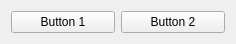
<?xml version="1.0" encoding="UTF-8"?>
<ui version="4.0">
 <class>DoubleButton</class>
 <widget class="QWidget" name="DoubleButton">
  <property name="geometry">
   <rect>
    <x>0</x>
    <y>0</y>
    <width>236</width>
    <height>41</height>
   </rect>
  </property>
  <property name="windowTitle">
   <string>Form</string>
  </property>
  <layout class="QGridLayout" name="gridLayout">
   <item row="0" column="1">
    <widget class="QPushButton" name="pushButton2">
     <property name="text">
      <string>Button 2</string>
     </property>
    </widget>
   </item>
   <item row="0" column="0">
    <widget class="QPushButton" name="pushButton1">
     <property name="text">
      <string>Button 1</string>
     </property>
    </widget>
   </item>
  </layout>
 </widget>
 <resources/>
 <connections/>
</ui>
